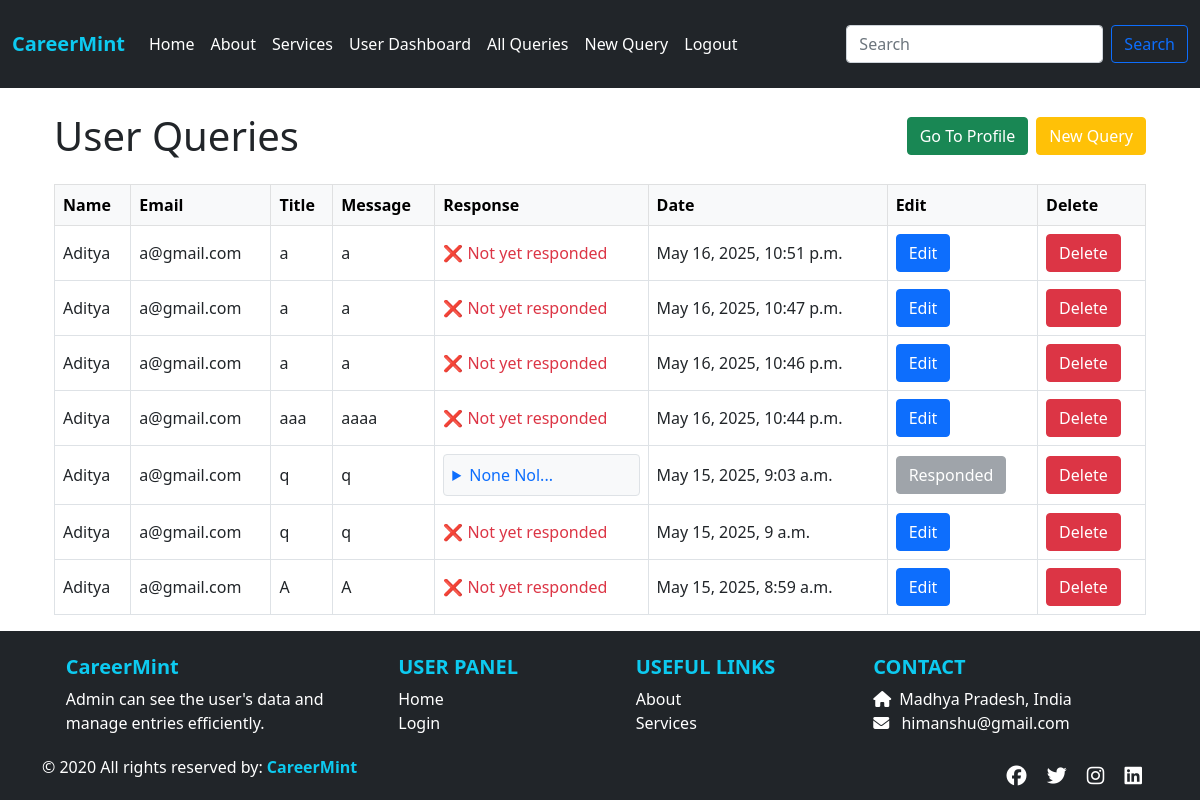
The page /userallquery/3/ on the database as committed earlier.
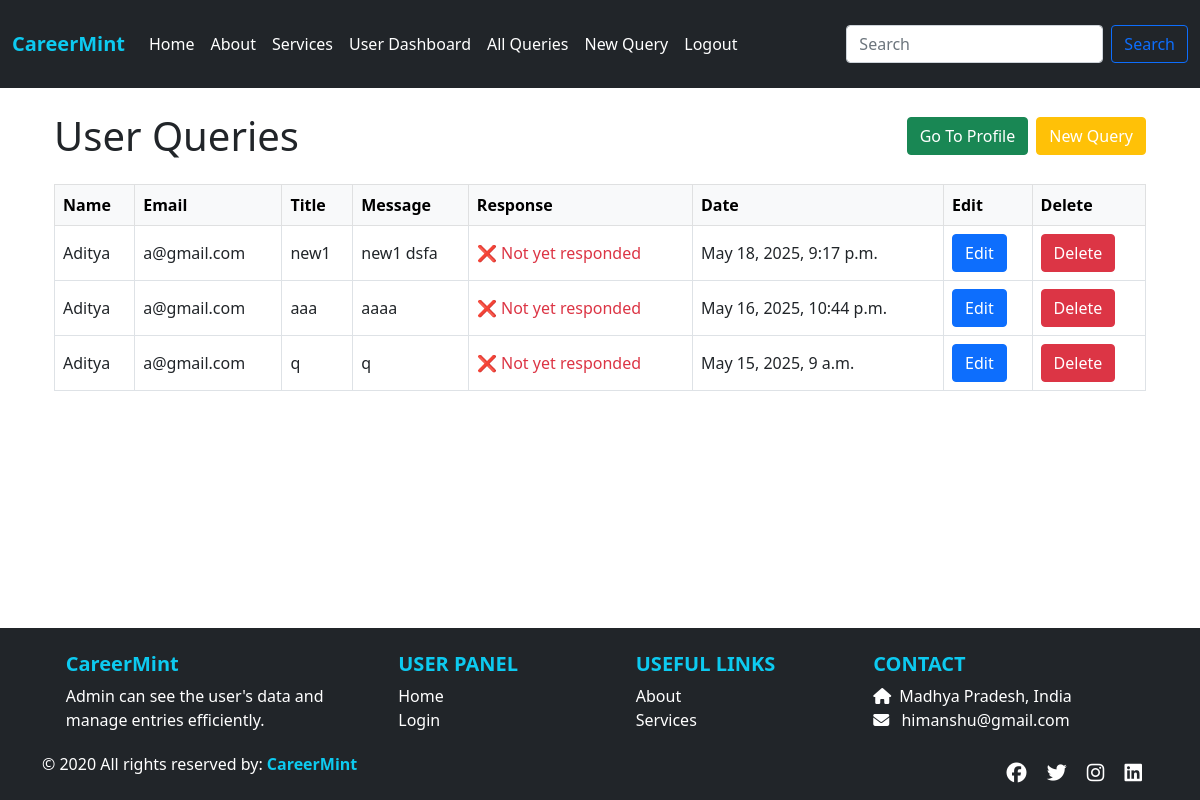
The same page on the database as committed later.
### app/models.py (models this page shows, shortened)
class UserQuery(models.Model):
    stuname = models.CharField(max_length=100)
    stuemail = models.EmailField()
    title = models.CharField(max_length=255)
    message = models.TextField()
    response = models.TextField(blank=True, null=True)
    created_at = models.DateTimeField(auto_now_add=True)

### app/views.py (the view)
# urls.py: path('userallquery/<int:pk>/', views.userallquery, name='userallquery'),
def userallquery(request, pk):
    user = Users.objects.get(id=pk)
    queries = UserQuery.objects.filter(stuname=user.stuname, stuemail=user.stuemail).order_by('-created_at')
    return render(request, 'userallquery.html', {'queries': queries, 'userdata': user})

### app/templates/userallquery.html (shortened to what this page needs)
{% extends "base.html" %}
{% block content %}
{% if userdata and showform %}
<form action="{% url 'edituserquery' pk1=userdata.id pk=editdata.id %}" method="post" class="mb-4">
    {% csrf_token %}
    <h2 class="mb-3">Edit Query</h2>
    <div class="mb-3">
        <label for="title" class="form-label">Query Title</label>
        <input type="text" class="form-control" name="title" id="title" value="{{ editdata.title }}" required>
    </div>
    <div class="mb-3">
        <label for="message" class="form-label">Query Message</label>
        <textarea class="form-control" name="message" id="message" rows="4" required>{{ editdata.message }}</textarea>
    </div>
    <button type="submit" class="btn btn-success">Update Query</button>
</form>
{% else %}
<div class="container mb-4">
  <div class="d-flex flex-column flex-md-row flex-wrap justify-content-between align-items-center gap-3">
    <h1 class="mb-3 mb-md-0 text-center text-md-start">User Queries</h1>
    <div class="d-flex flex-wrap gap-2 justify-content-center">
      <a href="{% url 'user_dashboard1' pk=userdata.id %}" class="btn btn-success">Go To Profile</a>
      <a href="{% url 'newquery' pk=userdata.id %}" class="btn btn-warning text-white">New Query</a>
    </div>
  </div>
</div>
<div class="container mt-4">
  <div class="table-responsive">
    <table class="table table-bordered align-middle text-nowrap">
      <thead class="table-light">
        <tr>
          <th>Name</th>
          <th>Email</th>
          <th>Title</th>
          <th>Message</th>
          <th>Response</th>
          <th>Date</th>
          <th>Edit</th>
          <th>Delete</th>
        </tr>
      </thead>
      <tbody>
        {% for query in queries %}
        <tr>
          <td>{{ query.stuname }}</td>
          <td>{{ query.stuemail }}</td>
          <td>{{ query.title }}</td>
          <td>{{ query.message }}</td>
          <td>
            {% if query.response %}
            <details class="bg-light p-2 rounded border" style="max-width: 300px;">
              <summary class="text-primary fw-semibold" style="cursor: pointer;">
                {{ query.response|truncatechars:20 }}...
              </summary>
            </details>
            {% else %}
            <span class="text-danger">❌ Not yet responded</span>
            {% endif %}
          </td>
          <td>{{ query.created_at }}</td>
          <td>
            {% if query.response %}
            <button class="btn btn-secondary" disabled>Responded</button>
            {% else %}
            <form method="get" action="{% url 'editquery' pk1=userdata.id pk=query.id %}">
              <button type="submit" class="btn btn-primary">Edit</button>
            </form>
            {% endif %}
          </td>
          <td>
            <a href="{% url 'deletequery' pk1=userdata.id pk=query.id %}" class="btn btn-danger"
               onclick="return confirm('Are you sure you want to delete this user?');">Delete</a>
          </td>
        </tr>
        {% empty %}
        <tr>
          <td colspan="8" class="text-center">No queries found.</td>
        </tr>
        {% endfor %}
      </tbody>
    </table>
  </div>
</div>
{% endif %}
{% endblock %}

Rows that differ between the two databases and show on the page:
removed UserQuery: stuname "Aditya", stuemail "a@gmail.com", title "a", message "a", shows "❌ Not yet responded", created_at "May 16, 2025, 10:51 p.m.", shows "Edit"
removed UserQuery: stuname "Aditya", stuemail "a@gmail.com", title "a", message "a", shows "❌ Not yet responded", created_at "May 16, 2025, 10:47 p.m.", shows "Edit"
removed UserQuery: stuname "Aditya", stuemail "a@gmail.com", title "a", message "a", shows "❌ Not yet responded", created_at "May 16, 2025, 10:46 p.m.", shows "Edit"
removed UserQuery: stuname "Aditya", stuemail "a@gmail.com", title "q", message "q", response "None Nol", created_at "May 15, 2025, 9:03 a.m.", shows "Responded"
removed UserQuery: stuname "Aditya", stuemail "a@gmail.com", title "A", message "A", shows "❌ Not yet responded", created_at "May 15, 2025, 8:59 a.m.", shows "Edit"
added UserQuery: stuname "Aditya", stuemail "a@gmail.com", title "new1", message "new1 dsfa", shows "❌ Not yet responded", created_at "May 18, 2025, 9:17 p.m.", shows "Edit"
